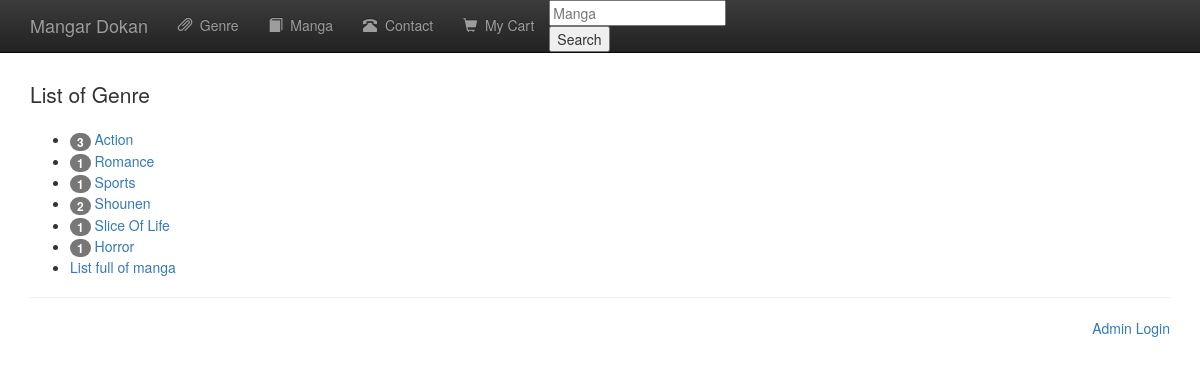
The app's page /publisher_list.php with its own data.
### tables this page shows
CREATE TABLE IF NOT EXISTS `genre` (
  `genreid` int(10) unsigned NOT NULL,
  `genre_name` varchar(60) NOT NULL
);

### publisher_list.php (the view, shortened to what this page needs)
<?php
	$conn = db_connect();
	$query = "SELECT * FROM genre ORDER BY genreid";
	$result = mysqli_query($conn, $query);
	require "./template/header.php";
?>
	<p class="lead">List of Genre</p>
	<ul>
	<?php
		while($row = mysqli_fetch_assoc($result)){
			$count = 0;
			$query = "SELECT genreid FROM books";
			$result2 = mysqli_query($conn, $query);
			while ($genInBook = mysqli_fetch_assoc($result2)){
				if($genInBook['genreid'] == $row['genreid']){
					$count++;
				}
			}
	?>
		<li>
			<span class="badge"><?php echo $count; ?></span>
		    <a href="bookPerPub.php?genreid=<?php echo $row['genreid']; ?>"><?php echo $row['genre_name']; ?></a>
		</li>
	<?php } ?>
		<li>
			<a href="books.php">List full of manga</a>
		</li>
	</ul>
<?php
	require "./template/footer.php";
?>

### records on screen
genre: count "3", genre_name "Action"
genre: count "1", genre_name "Romance"
genre: count "1", genre_name "Sports"
genre: count "2", genre_name "Shounen"
genre: count "1", genre_name "Slice Of Life"
genre: count "1", genre_name "Horror"
